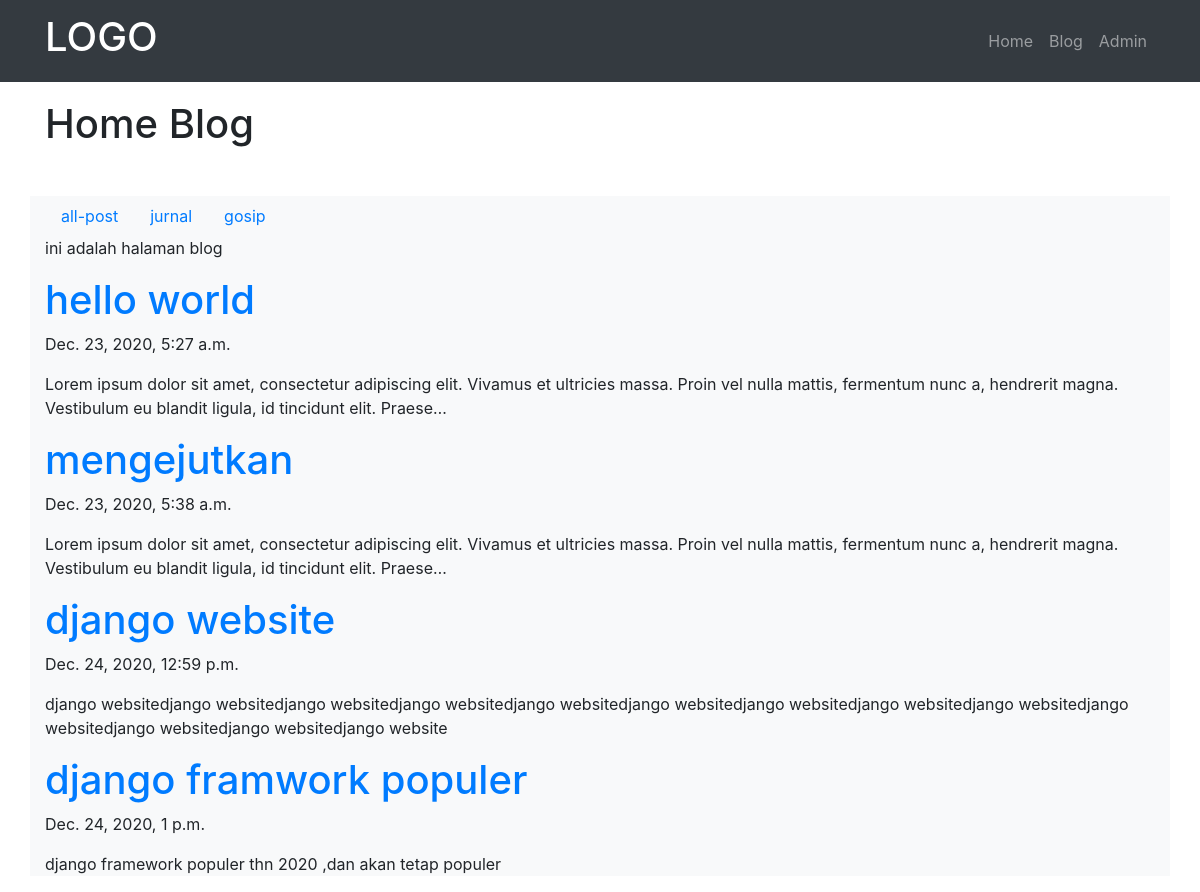
Screenshot of /blog/ with the database file from the repository.
### blog/models.py (models this page shows, shortened)
class Post(models.Model):
    judul = models.CharField(max_length=200)
    body = models.TextField()
    category = models.CharField(max_length=200)
    publish = models.DateTimeField(auto_now_add=True)
    update = models.DateTimeField(auto_now=True)
    slug = models.SlugField(blank=True, editable=False)

### blog/views.py (the view)
def Index(request):
    Posts = Post.objects.all()
    print(Post)
    categories = Post.objects.values('category').distinct()
    context = {
        'judul': 'Home Blog',
        'posts': Posts,
        'categories': categories
    }
    return render(request, 'blog/index.html', context)

### blog/templates/blog/index.html (shortened to what this page needs)
{% extends 'base.html' %}
{% block heading %}
{{judul}}
{% endblock heading %}
{% block contents %}
<ul class="nav">
    <li class="nav-item">
        <a class="nav-link" href="/blog/">all-post</a>
    </li>
    {% for category in categories %}
    <li class="nav-item">
        <a class="nav-link" href="/blog/category/{{category.category}}">{{category.category}}</a>
    </li>
    {% endfor %}
</ul>
<p>ini adalah halaman blog</p>
{% for pos in posts %}
<a href="/blog/post/{{pos.slug}}">
    <h1>{{pos.judul}}</h1>
</a>
<p>{{pos.update}}</p>
<p>{{pos.body|truncatechars:200}}</p>
{% endfor %}
{% endblock contents %}

### templates/base.html (shortened to what this page needs)
<!DOCTYPE html>
<html lang="en">
<head>
    {% include 'snippets/styles.html' %}
</head>
<body>
    {% include 'snippets/navbar.html' %}
    <div class="container" style="margin-top: 100px">
        <h1>
            {% block heading %}
            {% endblock heading %}
        </h1>
    </div>
    <div class="container bg-light shadow mt-5">
        {% block contents %}
        {% endblock contents %}
    </div>
</body>
</html>

### templates/snippets/styles.html (shortened to what this page needs)
<link rel="stylesheet" href="https://maxcdn.bootstrapcdn.com/bootstrap/4.0.0/css/bootstrap.min.css"
>

### templates/snippets/navbar.html (shortened to what this page needs)
<nav class="navbar fixed-top navbar-expand-sm navbar-dark bg-dark">
    <div class="container">
        <a class="navbar-brand" href="#">
            <h1>LOGO</h1>
        </a>
        <div class="collapse navbar-collapse" id="navbarSupportedContent">
            <ul class="navbar-nav ml-auto">
                <li class="nav-item">
                    <a class="nav-link" href="/">
                        Home
                    </a>
                </li>
                <li class="nav-item">
                    <a class="nav-link" href="/blog">
                        Blog
                    </a>
                </li>
                <li class="nav-item">
                    <a class="nav-link" href="/admin">
                        Admin
                    </a>
                </li>
            </ul>
        </div>
    </div>
</nav>

### rows the page displays
Post: judul "hello world", update "Dec. 23, 2020, 5:27 a.m.", body "Lorem ipsum dolor sit amet, consectetur adipiscing elit. Vivamus et ultricies massa. Proin vel nulla mattis, fermentum nunc a, hendrerit magna. Vestibulum eu blandit ligula, id tincidunt elit. Praese…"
Post: judul "mengejutkan", update "Dec. 23, 2020, 5:38 a.m.", body "Lorem ipsum dolor sit amet, consectetur adipiscing elit. Vivamus et ultricies massa. Proin vel nulla mattis, fermentum nunc a, hendrerit magna. Vestibulum eu blandit ligula, id tincidunt elit. Praese…"
Post: judul "django website", update "Dec. 24, 2020, 12:59 p.m.", body "django websitedjango websitedjango websitedjango websitedjango websitedjango websitedjango websitedjango websitedjango websitedjango websitedjango websitedjango websitedjango website"
Post: judul "django framwork populer", update "Dec. 24, 2020, 1 p.m.", body "django framework populer thn 2020 ,dan akan tetap populer"

### other values shown
{{ judul }} "Home Blog"
{{ category.category }} "jurnal" "gosip"
